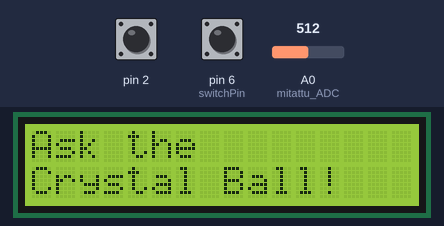
This sketch was run on a simulated Arduino Uno, built with avr-gcc and run on an emulated ATmega328P. Parts: 16×2 character LCD. The test bench sets the inputs (shaded band); at power-on: pin 2 HIGH, pin 6 (switchPin) LOW, A0 (mitattu_ADC) = 512. Random numbers use the default seed unless the sketch sets one.

Above: at 1.2 s.
1.3 s: pin 2 pulled LOW for 0.15 s
At 2.6 s:
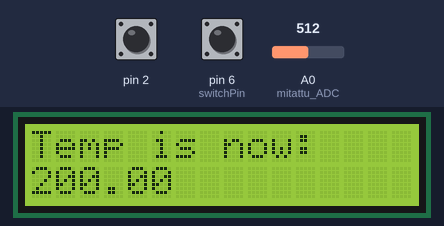
3.0 s: pin 6 (switchPin) pulled HIGH for 0.15 s
At 4.3 s:
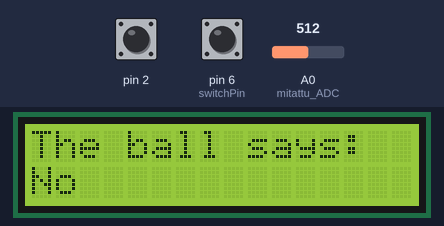
4.6 s: pin 6 (switchPin) pulled HIGH for 1 s
At 6.8 s:
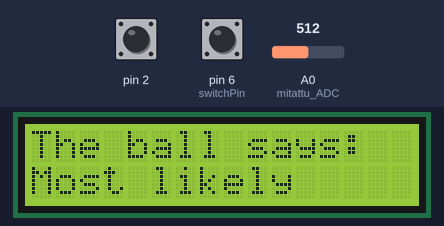
7.1 s: pin 2 pulled LOW for 1 s
At 9.3 s:
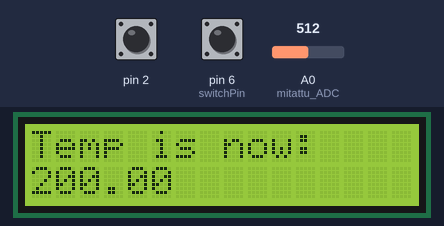
9.6 s: pin 6 (switchPin) pulled HIGH for 3.2 s
At 13.5 s:
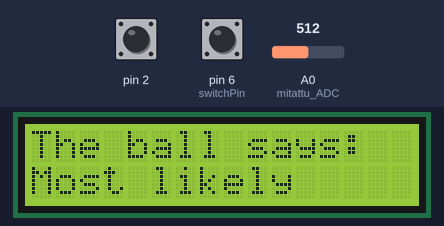
14.3 s: pin 6 (switchPin) pulled HIGH for 0.15 s
At 15.3 s:
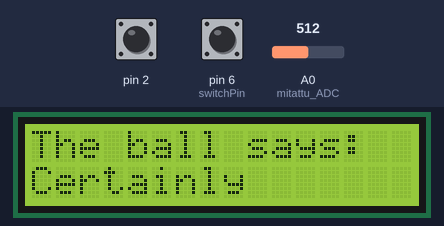
Timing chart, 0 to 16.9 s (numbered marks = the images above; inputs shaded):
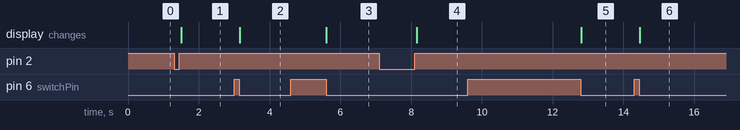

Measured:
- after the input at 1.3 s, the display: changes after 0.21 s (image 1)
- after the input at 3.0 s, the display: changes after 0.15 s (image 2)
- after the input at 4.6 s, the display: changes after 1.0 s (image 3)
- after the input at 7.1 s, the display: changes after 1.1 s (image 4)
- after the input at 9.6 s, the display: changes after 3.2 s (image 5)
- after the input at 14.3 s, the display: changes after 0.16 s (image 6)

The sketch:

harjoitus_5_2_luomala_toni1.ino
```cpp
// C++ code
//


#include <LiquidCrystal.h>
LiquidCrystal lcd(12, 11, 5, 4, 3, 7);

const int switchPin = 6;
int switchState = 0;
int prevSwitchState = 0;
int reply;
float mitattu_ADC = A0; // ADC lukema tmp sensorista mitattuna
float viimeisin_ADC = 0; // apumuuttuja
float avgADC = 0; // keskiarvo
float LT = 0; // lämpötila
bool painike_painettu = false; // painike painettu alkuarvona false

void setup() {
 pinMode(2, INPUT_PULLUP);
 lcd.begin(16, 7);
 pinMode(switchPin,INPUT);

 lcd.print("Ask the");
 lcd.setCursor(0, 1);
 lcd.print("Crystal Ball!");
 attachInterrupt(digitalPinToInterrupt(2), painikeInt, RISING);
}

void loop() {
 switchState = digitalRead(switchPin);
 if (switchState != prevSwitchState) {
 if (switchState == LOW) {
 reply = random(8);

 lcd.clear();
 lcd.setCursor(0, 0);
 lcd.print("The ball says:");
 lcd.setCursor(0, 1);
 switch(reply){
 case 0:
 lcd.print("Yes");
 break;
 case 1:
 lcd.print("Most likely");
 break;
 case 2:
 lcd.print("Certainly");
 break;
 case 3:
 lcd.print("Outlook good");
 break;
 case 4:
 lcd.print("Unsure");
 break;
 case 5:
 lcd.print("Ask again");
 break;
 case 6:
 lcd.print("Doubtful");
 break;
 case 7:
 lcd.print("No");
 break;
 }
 }
 }
 prevSwitchState = switchState;
}

void painikeInt() {
painike_painettu = true;
laskeLampotila(); // kutsutaan funktiota kun painiketta on painettu
}
void laskeLampotila(){
  // for looppi pyörähtää 50 kertaa
  for (int i = 0; i < 50; i++ ) {
  viimeisin_ADC += analogRead(mitattu_ADC); // lisätään lukemaa joka kierroksella
  delay(20); // odota 20 millisekuntia
  }
  avgADC = viimeisin_ADC / 50; // lasketaan keskiarvo
  LT = ((5 * avgADC / 1024.0)- 0.5) * 100; // kaava lämpötilan laskemiseen
  viimeisin_ADC = 0; // nollataan mitattu arvo, jotta se ei kertaannu nappia painettaessa
  lcd.clear();
  lcd.print("Temp is now:");
  lcd.setCursor(0,1); // rivinvaihto
  lcd.print(LT); // lämpötilan printtaus
  painike_painettu == false;
  delay(500);
}
```
